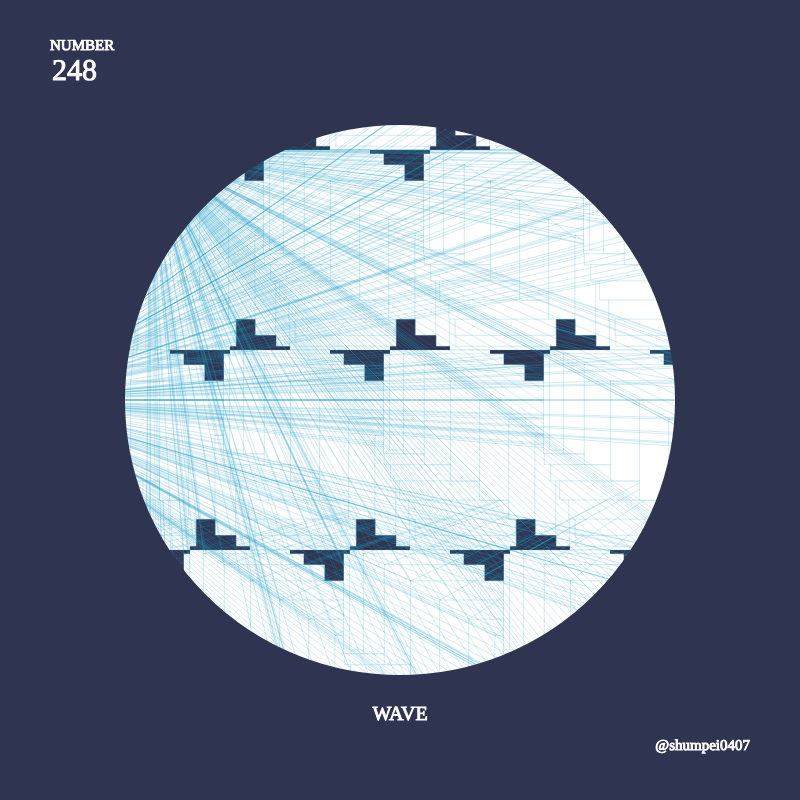
Frame 1 (no input)
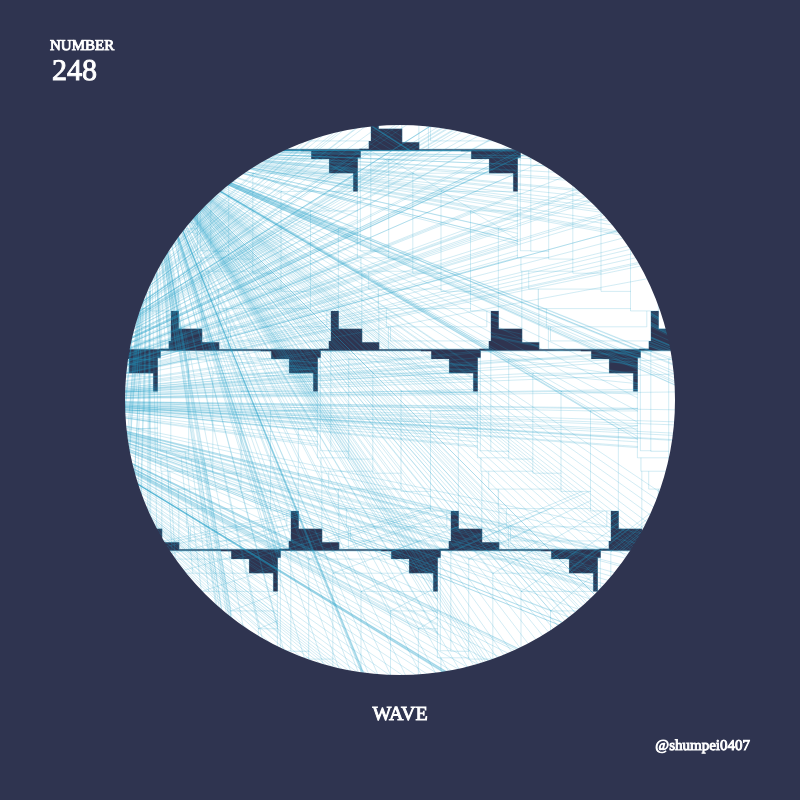
Frame 60 (no input)
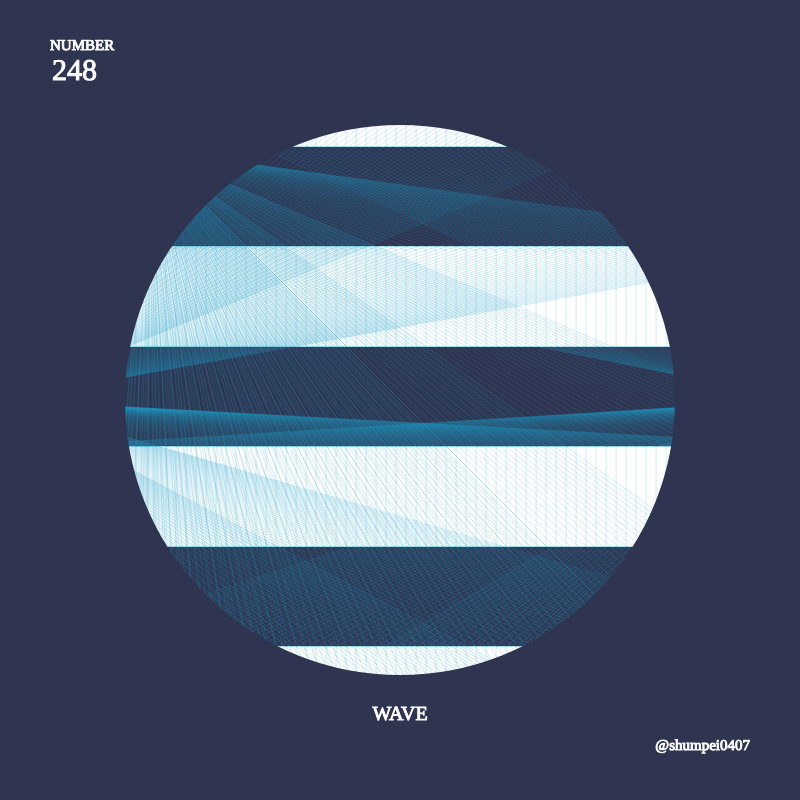
Frame 120 (the mouse pressed at the canvas centre since frame 60)

The p5.js sketch that drew these frames (run headless with seeded random() and noise() and a simulated clock; from frame 60 on, the mouse is pressed at the canvas centre):

// p5.js sketch
// ── sketch.js
let t = 0; 

function setup() {
  createCanvas(800, 800);
  noStroke();
//  fill(186, 221, 214,1);
//  frameRate(20);
}

function draw() {
//  blendMode(DIFFERENCE);
  background(47, 52, 80); 

  for (let x = 0; x <= width; x = x + 10) {
    for (let y = 0; y <= height; y = y + 200) {

      const xAngle = map(mouseX, 0, width, -10 * PI, 10 * PI, true);
      const yAngle = map(mouseY, 0, height, -10 * PI, 10 * PI, true);

      const angle = xAngle * (x / width) + yAngle * (y / height);

      const myX = x + 50 * sin(2 * PI * t + angle);
      const myY = y + 50 * sin(2 * PI * t + angle);

      strokeWeight(1);
      stroke(35, 159, 196,50);
      rect(myX, myY, 100,100); 
      line(150,150,myX, myY); 
      stroke(35, 159, 196,50);
      line(width,height/2,myX, myY); 
      stroke(35, 159, 196,50);
      line(0,height/2,myX, myY); 
    }
  }

  t = t + 0.01;
    
  noFill();
  stroke(47, 52, 80);
  strokeWeight(300);
  ellipse(400,400,850,850);
    
  textFont('Oswald');
  fill(255);
  strokeWeight(1);
  stroke(255);
  textAlign(LEFT);
  textSize(15);
  text('NUMBER', 50, 50);
  textSize(30);
  text('248', 52, 80);
  textSize(15);
  textAlign(RIGHT);
  text('@shumpei0407', width - 50, height - 50); 
  textAlign(CENTER);
  textSize(20);
  text('WAVE', width/2, 720);

}
